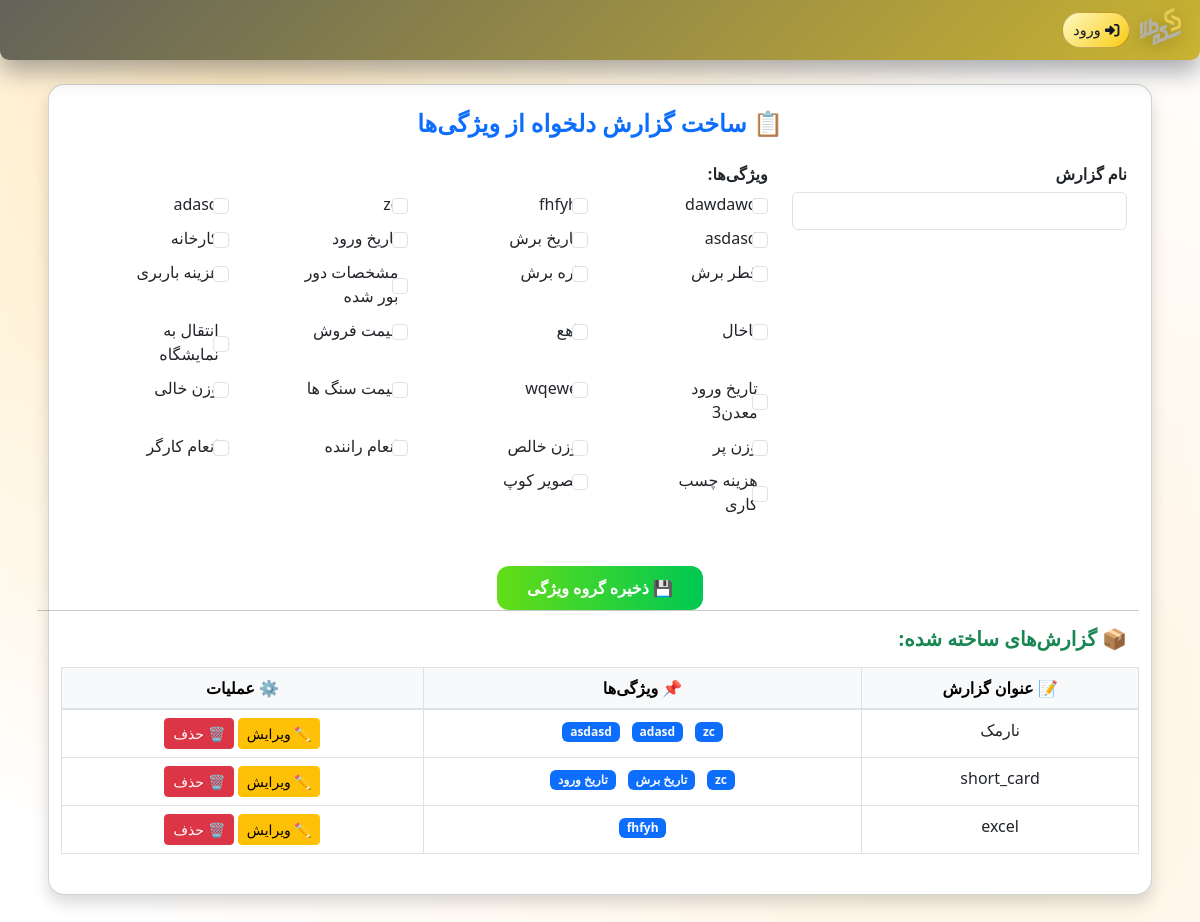
Page /stone_flow/admin/attribute-groups/ on the committed database.
### StoneFlow/models.py (models this page shows, shortened)
class CoopAttribute(models.Model):
    TYPE_CHOICES = (
        ('int', 'عدد صحیح'),
        ('float', 'عدد اعشاری'),
        ('str', 'متن'),
        ('select', 'منوی کشویی'),  # 👈 اضافه شد
        ('bool', 'چک‌باکس'),               # ✅ NEW
        ('image', 'تصویر'),               # ✅ NEW
        ('material', 'ماده اولیه'),       # ✅ NEW
        ('warehouse', 'انبار'),           # ✅ NEW
        ('Cutting_factory', 'کارخانه برش اره'),           # ✅ NEW
        ('CuttingSaw', 'موارد برش اره'),           # ✅ NEW
        ('CuttingAround', 'موارد دور بور شده'),           # ✅ NEW
        ('multi_select', 'چک‌باکس چندتایی'),  # ✅ new
        ('date', 'تاریخ (شمسی)'),  # ✅ اضافه شد
        ('price', 'قیمت'),  # ✅ اضافه شد
        ('show_attr', 'نمایش ویژگی دیگر'),  # ✅ جدید
    )
    name = models.CharField(max_length=100)
    label = models.CharField(max_length=200 ,  unique=True)  # Add unique=True here
    field_type = models.CharField(max_length=20, choices=TYPE_CHOICES)
    required = models.BooleanField(default=False)
    default_value = models.CharField(max_length=255, blank=True, null=True)
    step = models.ForeignKey(Step, on_delete=models.CASCADE, verbose_name="مرحله نمایش")
    select_options = models.TextField(blank=True, null=True, help_text="مقادیر منو را با کاما جدا کنید (مثلاً: کوچک,متوسط,بزرگ)")

class AttributeGroup(models.Model):
    name = models.CharField(max_length=100, unique=True, verbose_name="نام گروه ویژگی‌ها")
    attributes = models.ManyToManyField('CoopAttribute', related_name='groups', verbose_name="ویژگی‌ها")

### StoneFlow/views.py (the view, shortened to what this page needs)
# urls.py: path('admin/attribute-groups/', manage_attribute_groups, name='attribute_group_view'),
def manage_attribute_groups(request):
    groups = AttributeGroup.objects.prefetch_related('attributes')
    form = AttributeGroupForm()
    edit_group_obj = None
    edit_form = None
    return render(request, 'attribute_group.html', {
        'form': form,
        'groups': groups,
        'edit_group_obj': edit_group_obj,
        'edit_form': edit_form
    })

### StoneFlow/forms.py
class AttributeGroupForm(forms.ModelForm):
    class Meta:
        model = AttributeGroup
        fields = ['name', 'attributes']
        widgets = {
            'name': forms.TextInput(attrs={'class': 'form-control'}),
            'attributes': forms.SelectMultiple(attrs={'class': 'form-select multi-select', 'multiple': 'multiple'})
        }
        labels = {
            'name': 'نام گزارش',
            'attributes': 'ویژگی‌های انتخابی'
        }

### users/context_processors.py (called while the page is built)
def menu_items_processor(request):
    try:
        user = request.user
        if not user.is_authenticated:
            return {'menu_items': []}
        roles = UserRole.objects.filter(user=user).values_list('role_id', flat=True)
        job = user.profile.job_position.name
        items = user.profile.job_position.items.all()
        items = items.prefetch_related('submenus')
        return {'menu_items': items}
    except:
        return {'menu_items': None}

### StoneFlow/templates/attribute_group.html (shortened to what this page needs)
{% extends "users/base.html" %}
{% load static %}
{% load custom_filters %}
{% block content %}
<link href="https://cdn.jsdelivr.net/npm/bootstrap@5.3.0/dist/css/bootstrap.min.css" rel="stylesheet">
<div class="card shadow p-4 rounded-4" style="direction: rtl;">
  <h4 class="mb-4 fw-bold text-center text-primary">📋 ساخت گزارش دلخواه از ویژگی‌ها</h4>
  <form method="post">
    <div class="row">
      <div class="col-md-4 mb-3">
        <label class="form-label" for="{{ form.name.id_for_label }}">{{ form.name.label }}</label>
        {{ form.name }}
      </div>
    <div class="col-md-8 mb-3">
    <label class="form-label d-block">ویژگی‌ها:</label>
    <div class="row">
        {% for attr in form.attributes.field.queryset %}
        <div class="col-12 col-sm-6 col-md-4 col-lg-3 mb-2">
        <div class="form-check">
            <input class="form-check-input" type="checkbox"
                name="attributes" id="attr_{{ attr.id }}"
                value="{{ attr.id }}"
                {% if attr in form.attributes.value %}checked{% endif %}>
            <label class="form-check-label" for="attr_{{ attr.id }}">
            {{ attr.label }}
            </label>
        </div>
        </div>
        {% endfor %}
    </div>
    </div>
    <div class="text-center mt-4">
      <button type="submit" class="save-btn">💾 ذخیره گروه ویژگی</button>
    </div>
  </form>
  <hr>
    <h5 class="fw-bold text-success mb-3">📦 گزارش‌های ساخته شده:</h5>
    <table class="table table-bordered text-center">
    <thead class="table-light">
        <tr>
        <th>📝 عنوان گزارش</th>
        <th>📌 ویژگی‌ها</th>
        <th>⚙️ عملیات</th>
        </tr>
    </thead>
    <tbody>
        {% for group in groups %}
  <tr>
    <td>
      {% if edit_group_obj and edit_group_obj.id == group.id %}
        <form method="post">
          {% csrf_token %}
          <input type="hidden" name="edit_id" value="{{ group.id }}">
          {{ edit_form.name }}
      {% else %}
        {{ group.name }}
      {% endif %}
    </td>
    <td>
      {% if edit_group_obj and edit_group_obj.id == group.id %}
        {{ edit_form.attributes }}
      {% else %}
        {% for attr in group.attributes.all %}
          <span class="badge bg-primary text-light m-1">{{ attr.label }}</span>
        {% empty %}
          <span class="text-muted">هیچ ویژگی‌ای انتخاب نشده است</span>
        {% endfor %}
      {% endif %}
    </td>
    <td>
      {% if edit_group_obj and edit_group_obj.id == group.id %}
        <button type="submit" class="btn btn-success btn-sm">💾 ذخیره</button>
        </form>
      {% else %}
        <a href="?edit_id={{ group.id }}" class="btn btn-warning btn-sm">✏️ ویرایش</a>
        <a href="{% url 'delete_group' group.id %}" class="btn btn-danger btn-sm" onclick="return confirm('آیا مطمئنی؟')">🗑️ حذف</a>
      {% endif %}
    </td>
  </tr>
{% endfor %}
    </tbody>
    </table>
</div>
{% endblock %}

### users/static/css/base.css (style rules this page uses)
body { font-family: 'B Nazanin'; src: url('/fonts/BNazanin.woff2') format('woff2'), url('/fonts/BNazanin.woff') format('woff'); }

### users/templates/users/base.html (style rules this page uses)
body { direction: rtl; margin: 0; background: radial-gradient(circle at 20% 10%, rgba(255, 210, 117, 0.45), transparent 60%), radial-gradient(circle at 80% 80%, rgba(255, 221, 170, 0.35), transparent 70%), #faf7ef; backdrop-filter: blur(4px); font-family: "Vazirmatn", "IRANSans", system-ui, sans-serif; }

### StoneFlow/templates/attribute_group.html (style rules this page uses)
.form-label { font-weight: bold; margin-bottom: 6px; }
.save-btn { background: linear-gradient(to left, #00c853, #64dd17); border: none; color: white; font-weight: bold; padding: 10px 30px; border-radius: 12px; transition: all 0.3s ease; }
.form-check-label { margin-right: 5px; }
.form-check-label { margin-right: 10px; margin-left: 10px; }
.form-check { display: flex; align-items: center; gap: 15px; }
.form-check-input { margin-left: 20px; }

### rows in the picture
CoopAttribute: label "dawdawd"
CoopAttribute: label "fhfyh"
CoopAttribute: label "zc"
CoopAttribute: label "adasd"
CoopAttribute: label "asdasd"
CoopAttribute: label "تاریخ برش"
CoopAttribute: label "تاریخ ورود"
CoopAttribute: label "کارخانه"
CoopAttribute: label "قطر برش"
CoopAttribute: label "اره برش"
CoopAttribute: label "مشخصات دور بور شده"
CoopAttribute: label "هزینه باربری"
CoopAttribute: label "ناخال"
CoopAttribute: label "اهع"
CoopAttribute: label "قیمت فروش"
CoopAttribute: label "انتقال به نمایشگاه"
CoopAttribute: label "تاریخ ورود معدن3"
CoopAttribute: label "wqewe"
CoopAttribute: label "قیمت سنگ ها"
CoopAttribute: label "وزن خالی"
CoopAttribute: label "وزن پر"
CoopAttribute: label "وزن خالص"
CoopAttribute: label "انعام راننده"
CoopAttribute: label "انعام کارگر"
CoopAttribute: label "هزینه چسب کاری"
CoopAttribute: label "تصویر کوپ"
AttributeGroup: name "نارمک"
AttributeGroup: name "short_card"
AttributeGroup: name "excel"
